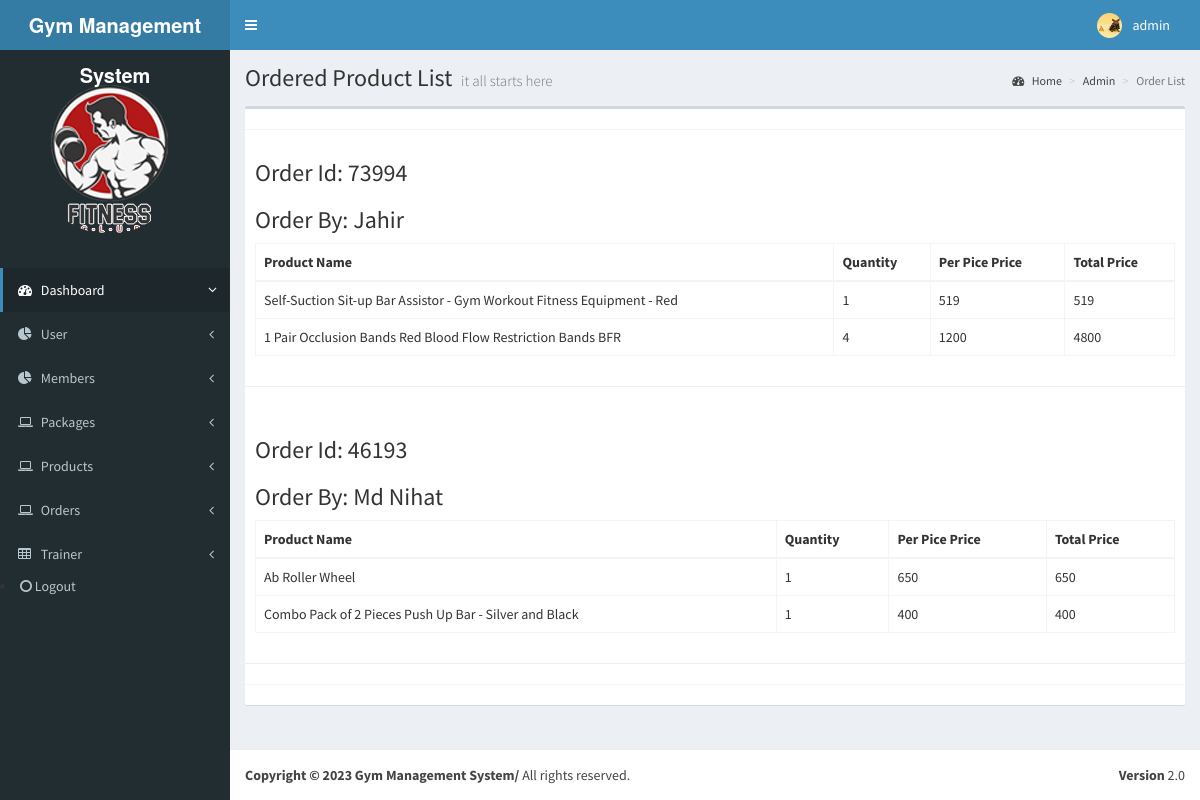
Page /admin/dashboard/ordered-product-list.php on the committed database.
### tables this page shows
CREATE TABLE `orders` (
  `order_id` int(11) NOT NULL,
  `customer_id` int(11) NOT NULL,
  `order_date` datetime NOT NULL DEFAULT current_timestamp(),
  `invoice_id` varchar(10) NOT NULL,
  `total_price` float NOT NULL,
  `trxid` varchar(100) NOT NULL,
  `order_type` int(11) NOT NULL
);

CREATE TABLE `users` (
  `user_id` int(11) NOT NULL,
  `fname` varchar(100) NOT NULL,
  `lame` varchar(100) NOT NULL,
  `gender` varchar(1) NOT NULL,
  `age` int(11) NOT NULL,
  `username` varchar(100) NOT NULL,
  `password` varchar(100) NOT NULL,
  `address` varchar(200) NOT NULL,
  `phone_num` varchar(11) NOT NULL
);

CREATE TABLE `ordered_products` (
  `id` int(11) NOT NULL,
  `product_name` varchar(255) NOT NULL,
  `quantity` int(11) NOT NULL,
  `invoice_id` varchar(10) NOT NULL,
  `product_price` float NOT NULL
);

### admin/dashboard/ordered-product-list.php (the view, shortened to what this page needs)
<?php include('header.php');
include('db_connection.php');
?>
<body class="skin-blue">
    <div class="wrapper">
        <?php include('menu.php'); ?>
        <div class="content-wrapper" style="min-height: 1024px;">
            <section class="content-header">
                <h1> Ordered Product List <small>it all starts here</small> </h1>
                <ol class="breadcrumb">
                    <li><a href="#"><i class="fa fa-dashboard"></i> Home</a></li>
                    <li><a href="#">Admin</a></li>
                    <li class="active">Order List</li>
                </ol>
            </section>
            <section class="content">
                <div class="box">
                    <div class="box-header with-border">
                      </div>--><?php
                                $sql = "SELECT orders.order_id as id,users.fname as cname,orders.order_date as date,orders.invoice_id as invoice_id ,orders.total_price as price,orders.trxid as trxid,orders.order_type as type FROM orders,users WHERE
   orders.customer_id=users.user_id";
                                $retval = $con->query($sql);
                                ?>
                    </div>
                    <?php while ($row = mysqli_fetch_array($retval)) {
                        $invoice_id = $row['invoice_id'];
                        $sql = "SELECT ordered_products.product_name as pname,ordered_products.quantity as quantity,ordered_products.product_price as price FROM ordered_products
                    WHERE ordered_products.invoice_id=$invoice_id";
                        $product_info = $con->query($sql);
                    ?>
                        <div class="box-body">
                            <h3>
                                Order Id: <?php echo $row['invoice_id'] ?>
                            </h3>
                            <h3>
                                Order By: <?php echo $row['cname'] ?>
                            </h3>
                            <table id="example" class="table table-bordered">
                                <thead>
                                    <tr>
                                        <th>Product Name</th>
                                        <th>Quantity</th>
                                        <th>Per Pice Price</th>
                                        <th>Total Price</th>
                                    </tr>
                                </thead>
                                <tbody>
                                    <?php while ($row_product = mysqli_fetch_array($product_info)) { ?>
                                        <tr>
                                            <td><?php echo $row_product['pname'] ?></td>
                                            <td><?php echo $row_product['quantity'] ?></td>
                                            <td><?php echo $row_product['price'] ?></td>
                                            <td><?php echo $row_product['quantity'] * $row_product['price'] ?></td>
                                        </tr>
                                    <?php } ?>
                                </tbody>
                            </table>
                        </div>
                        <hr>
                    <?php } ?>
                    <div class="box-footer"> </div>
                </div>
            </section>
        </div>
        <?php include('footer.php'); ?>

### admin/dashboard/menu.php (shortened to what this page needs)
<header class="main-header">
        <a href="dashboard.php" class="logo"><b>Gym Management System</b> </a>
        <nav class="navbar navbar-static-top" role="navigation">
          <a href="#" class="sidebar-toggle" data-toggle="offcanvas" role="button">
          </a>
          <div class="navbar-custom-menu">
            <ul class="nav navbar-nav">
           <?php
              require_once 'db.php';
               $sql = 'SELECT * FROM admin';
               $retval = mysqli_query($conn, $sql);
               ?>
              <li class="dropdown user user-menu">
                <a href="#" class="dropdown-toggle" data-toggle="dropdown">
                  <?php  while($row = mysqli_fetch_array($retval)) {  ?>
                  <img src="../images/<?php echo $row['admin_picture'] ?>" class="user-image" alt="User Image">
                  <span class="hidden-xs"><?php echo $row['admin_name'] ?></span>
                </a>
                  <?php } ?>
              </li>
            </ul>
          </div>
        </nav>
      </header><aside class="main-sidebar">
        <section class="sidebar" style="height: auto;">
           <img src="../dist/img/fitness-club-two.png" class="img-circle" alt="User Image" style="padding: 34px;">
          <ul class="sidebar-menu">
            <li class="active treeview">
              <a href="dashboard.php">
                <i class="fa fa-dashboard"></i> <span>Dashboard</span> <i class="fa fa-angle-left pull-right"></i>
              </a>
            </li>
            <li class="treeview">
              <a href="#">
                <i class="fa fa-pie-chart"></i>
                <span>User</span>
                <i class="fa fa-angle-left pull-right"></i>
              </a>
            </li>
            <li class="treeview">
              <a href="#">
                <i class="fa fa-pie-chart"></i>
                <span>Members</span>
                <i class="fa fa-angle-left pull-right"></i>
              </a>
            </li>
            <li class="treeview">
              <a href="#">
                <i class="fa fa-laptop"></i>
                <span>Packages</span>
                <i class="fa fa-angle-left pull-right"></i>
              </a>
            </li>
            <li class="treeview">
              <a href="#">
                <i class="fa fa-laptop"></i>
                <span>Products</span>
                <i class="fa fa-angle-left pull-right"></i>
              </a>
            </li>
            <li class="treeview">
              <a href="#">
                <i class="fa fa-laptop"></i>
                <span>Orders</span>
                <i class="fa fa-angle-left pull-right"></i>
              </a>
            </li>
            <li class="treeview">
              <a href="#">
                <i class="fa fa-table"></i> <span>Trainer</span>
                <i class="fa fa-angle-left pull-right"></i>
              </a>
          </ul>
          <li><a href="logout.php"><i class="fa fa-circle-o"></i> Logout</a></li>
        </section>
      </aside>

### rows in the picture
orders: invoice "73994", users.fname "Jahir"
ordered_products: product_name "Self-Suction Sit-up Bar Assistor - Gym Workout Fitness Equipment - Red", quantity "1", product_price "519", $row_product['quantity']*$row_product['price'] "519"
ordered_products: product_name "1 Pair Occlusion Bands Red Blood Flow Restriction Bands BFR", quantity "4", product_price "1200", $row_product['quantity'] * $row_product['price'] "4800"
orders: invoice "46193", users.fname "Md Nihat"
ordered_products: product_name "Ab Roller Wheel", quantity "1", product_price "650", $row_product['quantity']*$row_product['price'] "650"
ordered_products: product_name "Combo Pack of 2 Pieces Push Up Bar - Silver and Black", quantity "1", product_price "400", $row_product['quantity']*$row_product['price'] "400"

### other values in the picture
$row['admin_name'] "admin"
